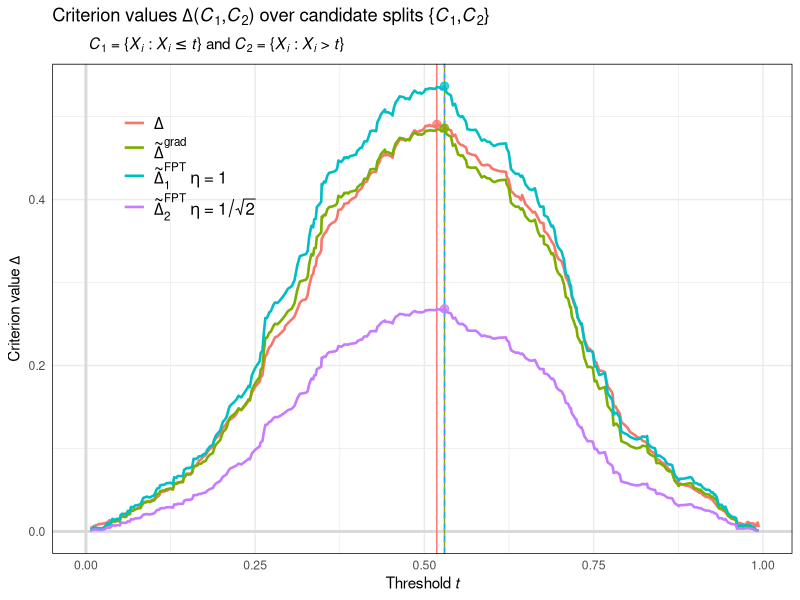

Source code (R):
####################################################################################################
# example-criteria-comparison.R
# Toy model to form a visual comparison of the target \Delta splitting criterion, the
# approximate \widetilde\Delta criterion specified by GRF-grad, and the approximate
# \tilde\Delta criteria specified by GRF-FPT under "step size" \eta = 1 and \eta = \sqrt{2}.
#
# Data-generating model (VCM):
#   Y_i = W_i^\top \theta^*(X_i) + \espilon_i
# where
#   * covariates X_i ~ Unif[0,1] (1-dimensional uniform),
#   * regressors W_i ~ N_2(0, I) (2-dimension Gaussian),
#   * noise \epsilon_i ~ N(0, 1),
#   * VCM effect functions \theta^*(x) = (\theta_1^*(x), \theta_2^*(x)) where
#       \theta_1^*(x) := \sin(2 \pi x),
#       \theta_2^*(x) := x.
#
####################################################################################################
library(ggplot2)
library(tidyr)
library(purrr)
library(dplyr)

#--------------------------------------------------
#----- Helper functions
#--------------------------------------------------
#--- VCM effect functions for K = 2
theta_FUN <- function(x) c(sin(2 * pi * x), x)

#--- VCM score function
psi_FUN <- function(theta, nu, yvec, wmat) {
  D <- cbind(1, wmat)
  params <- c(nu, theta)
  sweep(D, 1, yvec - D %*% params, FUN = "*")
}

#--- OLS coefficient calculator (used for \hat\theta_C)
lmcoef_FUN <- function(yvec, wmat) unname(coef(lm(yvec ~ wmat)))

#--- Child \hat\theta_C calculator
thetahatC_FUN <- function(C, yvec, wmat) {
  yy <- yvec[C]
  ww <- wmat[C,,drop=F]
  lmcoef_FUN(yy, ww)[-1]
}
#--- Child \tilde\theta_C calculator 
thetatildeC_FUN <- function(C, theta0, rho) theta0 + colMeans(rho[C,,drop=F])

#--- Gradient matrix estimator -A_P
A_FUN <- function(wmat) -crossprod(cbind(1, wmat))/nrow(wmat)

#--------------------------------------------------
#----- Generate data
#--------------------------------------------------
set.seed(1)
n <- 1000
K <- 2
sig.eps <- 0.5
sig.W <- 1

eta.new <- 1/sqrt(2)

#--- "Selector" matrix such that \xi^\top (nu, \theta_1, \theta_2) = (\theta_1, \theta_2)
xi <- diag(c(0, rep(1, K)), nrow = K + 1, ncol = K + 1)[,-1]

#--- Covariates, regressors, noise, effects, outcomes
X <- matrix(sort(runif(n * 1)), nrow = n)
W <- matrix(rnorm(n * K, 0, sig.W), nrow = n)
eps <- rnorm(n, 0, sig.eps)
thetaX <- t(apply(X, 1, theta_FUN))
Y <- rowSums(thetaX * W) + eps

#--------------------------------------------------
#----- Compute criteria by definition
#--------------------------------------------------
lmcoefs.P <- lmcoef_FUN(Y, W)
thetahat.P <- lmcoefs.P[-1]
nuhat.P <- lmcoefs.P[1]

psi.P <- psi_FUN(thetahat.P, nuhat.P, Y, W)
A.P <- A_FUN(W)
A.Pinv <- solve(A.P)

rho.grad <- -t(t(xi) %*% A.Pinv %*% t(psi.P))
rho.FPT <- 1 * t(t(xi) %*% t(psi.P))

thresholds <- X[-length(X),] + diff(X)/2
thresholds <- tail(head(thresholds, -3),-3)
thresholds <- thresholds[seq(1, length(thresholds), by = 3)]

idx <- lapply(thresholds, function(thresh) X <= thresh)
C.list <- lapply(idx, function(i) list(C1 = which(i), C2 = which(!i)))

#--- Compute fitted versions of \theta
theta.fits <- lapply(C.list, function(split) {
  lapply(split, function(Cj) {
    thetahat <- thetahatC_FUN(Cj, Y, W)
    thetatilde.grad <- thetatildeC_FUN(Cj, thetahat.P, rho.grad)
    thetatilde.FPT  <- thetatildeC_FUN(Cj, thetahat.P, rho.FPT)
    thetatilde.FPT2 <- thetatildeC_FUN(Cj, thetahat.P, eta.new * rho.FPT)
    list(hat = thetahat, 
         tilde.grad = thetatilde.grad, 
         tilde.FPT  = thetatilde.FPT,
         tilde.FPT2 = thetatilde.FPT2)
  }) |> 
    purrr::list_transpose() |>
    lapply(simplify2array)
}) |>
  purrr::list_transpose() |>
  lapply(simplify2array)

#--- Extract fits
thetahat.C1 <- t(theta.fits$hat[,"C1",])
thetatilde.C1.grad <- t(theta.fits$tilde.grad[,"C1",])
thetatilde.C1.FPT  <- t(theta.fits$tilde.FPT[,"C1",])
thetatilde.C1.FPT2 <- t(theta.fits$tilde.FPT2[,"C1",])

thetahat.C2 <- t(theta.fits$hat[,"C2",])
thetatilde.C2.grad <- t(theta.fits$tilde.grad[,"C2",])
thetatilde.C2.FPT  <- t(theta.fits$tilde.FPT[,"C2",])
thetatilde.C2.FPT2 <- t(theta.fits$tilde.FPT2[,"C2",])

#--- Compute criteria and maximizing indices
crit.coef <- sapply(C.list, function(splits) length(splits$C1) * length(splits$C2)/n^2)
Delta <- crit.coef * apply(thetahat.C1 - thetahat.C2, 1, function(x) sum(x^2))
Deltatilde.grad <- crit.coef * apply(thetatilde.C1.grad - thetatilde.C2.grad, 1, function(x) sum(x^2))
Deltatilde.FPT  <- crit.coef * apply(thetatilde.C1.FPT - thetatilde.C2.FPT, 1, function(x) sum(x^2))
Deltatilde.FPT2 <- crit.coef * apply(thetatilde.C1.FPT2 - thetatilde.C2.FPT2, 1, function(x) sum(x^2))

Delta.list <- list(
  target = Delta,
  grad   = Deltatilde.grad,
  FPT    = Deltatilde.FPT,
  FPT2   = Deltatilde.FPT2
)

#--------------------------------------------------
#----- Plots
#--------------------------------------------------
gg_color_hue <- function(n) {
  hues = seq(15, 375, length = n + 1)
  hcl(h = hues, l = 65, c = 100)[1:n]
}

my.cols <- gg_color_hue(4)

df.Delta <- mapply(
  function(dlt, id) bind_cols(threshold = thresholds, Delta = dlt, id = id),
  Delta.list, 
  list("target", "grad", "FPT", "FPT2"), 
  SIMPLIFY = FALSE) |>
  bind_rows() |>
  mutate(id = factor(id, levels = c("target", "grad", "FPT", "FPT2")))

Delta.max <- sapply(Delta.list, function(dlt) {
  c("x" = thresholds[which.max(dlt)], "y" = max(dlt))
})

plt <- ggplot(df.Delta, aes(x = threshold, y = Delta, color = id)) + 
  labs(y = expression("Criterion value"~Delta),
       x = expression("Threshold "*italic(t))) +
  ggtitle(expression("Criterion values"~Delta*"("*phantom("")*italic(C)[1]*","*italic(C)[2]*")"~"over candidate splits"~"{"*phantom("")*italic(C)[1]*","*italic(C)[2]*"}"),
          subtitle = expression(
            "\t"~italic(C)[1]~"= {"*phantom("")*italic(X)[italic(i)]*" : "*italic(X)[italic(i)] <= italic(t)*"}"~"and"~italic(C)[2]~"= {"*phantom("")*italic(X)[italic(i)]*" : "*italic(X)[italic(i)]*" > "*italic(t)*"}")
  ) + 
  geom_vline(xintercept = 0, linewidth = 1, color = "gray85") + 
  geom_hline(yintercept = 0, linewidth = 1, color = "gray85") + 
  geom_vline(xintercept = thresholds[which.max(Delta)], linewidth = 0.5, color = my.cols[1]) + 
  geom_vline(xintercept = thresholds[which.max(Deltatilde.grad)], linetype = "solid", linewidth = 0.5, color = my.cols[2]) +
  geom_vline(xintercept = thresholds[which.max(Deltatilde.FPT)], linetype = "dashed", linewidth = 0.5, color = my.cols[3]) + 
  geom_vline(xintercept = thresholds[which.max(Deltatilde.FPT2)], linetype = "dotted", linewidth = 0.5, color = my.cols[4]) + 
  geom_line(linewidth = 0.9) + 
  annotate("point", x = Delta.max["x", "target"], y = Delta.max["y", "target"], color = ggplot2::alpha(my.cols[1], 0.75), size = 2.5) + 
  annotate("point", x = Delta.max["x", "grad"], y = Delta.max["y", "grad"], color = ggplot2::alpha(my.cols[2], 0.75), size = 2.5) + 
  annotate("point", x = Delta.max["x", "FPT"], y = Delta.max["y", "FPT"], color = ggplot2::alpha(my.cols[3], 0.75), size = 2.5) + 
  annotate("point", x = Delta.max["x", "FPT2"], y = Delta.max["y", "FPT2"], color = ggplot2::alpha(my.cols[4], 0.75), size = 2.5) + 
  scale_color_manual(
    values = my.cols,
    labels = expression(Delta, 
                        tilde(Delta)^{grad}, 
                        tilde(Delta)[1]^{FPT}~eta~"="~1, 
                        tilde(Delta)[2]^{FPT}~eta~"="~1/sqrt(2))) + 
  theme_minimal() +
  theme(
    panel.border = element_rect(fill = NA),
    legend.text = element_text(size = 12),
    legend.title = element_blank(),
    legend.position = "inside",
    legend.position.inside = c(0.185,0.79)
  )
pdf("figures/example-criteria-comparison.pdf", width = 5.5, height = 4)
plt
dev.off()